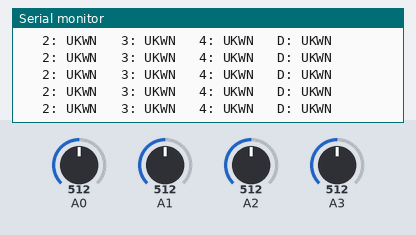
Bench run of a program on a simulated Arduino Mega 2560, built with avr-gcc and run on an emulated ATmega2560. Parts: the last lines printed to the serial monitor. The inputs (shaded band) are chosen by the test bench; at power-on: A0 = 512, A1 = 512, A3 = 512, A2 = 512.

Above: at 1.2 s.
1.3 s: A0 set to 692
2.8 s: A0 set to 711
At 2.83 s:
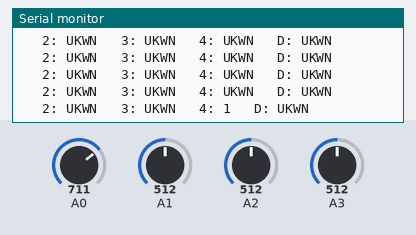
4.7 s: A1 set to 692
At 4.74 s:
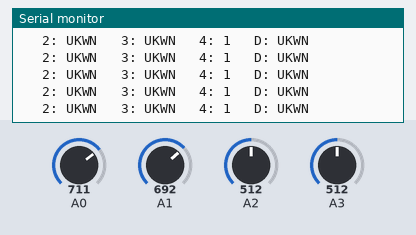
6.2 s: A1 set to 710
At 6.36 s:
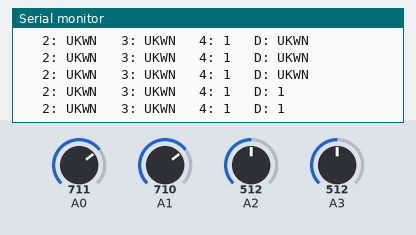
10.0 s: A3 set to 682
At 10.08 s:
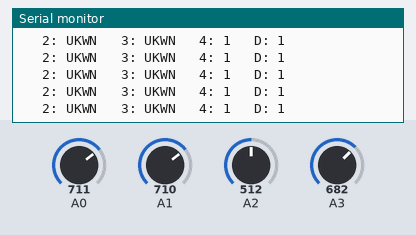
11.5 s: A3 set to 708
At 11.6 s:
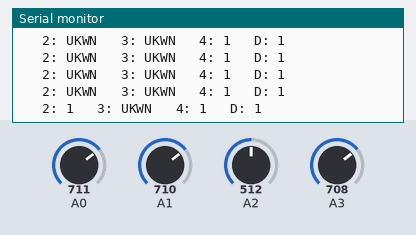

Measured:
- the behaviour switches between 700 and 701 on A0 (found by bisection; images 0 and 1)
- the behaviour switches between 700 and 701 on A1 (found by bisection; images 2 and 3)
- the behaviour switches between 700 and 701 on A3 (found by bisection; images 4 and 5)
- after the input at 2.8 s, the serial monitor: prints a new line at once (image 1)
- after the input at 6.2 s, the serial monitor: prints a new line after 0.05 s (image 3)
- after the input at 11.5 s, the serial monitor: prints a new line after 0.09 s (image 5)

The program:

main.cpp
```cpp
#include <Arduino.h>

void setup() {

  Serial.begin(9600);
  Serial.println("Wires Test...");

  pinMode(A0, INPUT_PULLUP);
  pinMode(A1, INPUT_PULLUP);
  pinMode(A2, INPUT_PULLUP);
  pinMode(A3, INPUT_PULLUP);
}

const char * determineSource(int sig) {
  const char * src;

  if (sig > 0 && sig < 75) {
    src = "C";
  } else if (sig > 100 && sig < 175) {
    src = "B";
  } else if (sig > 200 && sig < 275) {
    src = "A";
  } else if (sig > 700 && sig < 775) {
    src = "1";
  } else if (sig > 800) {
    src = "UPLG";
  } else {
    src = "UKWN";
  }

  return src;
}

void loop() {
  // ## WIRES ##########
  // left side (start) of wire always be the one that is ground
  // right side (end) of wire is one being monitored
  //
  // 1->4 : A0 (100k resistor - 742 avg reading)
  // A->3 : A2 (10k resistor - 228 avg reading)
  // B->D : A1 (4.7k resistor - 125 avg reading)
  // C->2 : A3 (no resistor - 15 avg reading)

  // Source controls the signal strength
  //  1: 700-775
  //  A: 200-275
  //  B: 100-175
  //  C: 0-75

  // ## Example 2 Destination
  // #######################
  // 1->2: 745
  // A->2: 235
  // B->2: 135
  // C->2: 20 * PASSING

  bool printRaw = false;
  if (printRaw) {
    Serial.print("   2: ");
    Serial.print(analogRead(A3));
    Serial.print("   3: ");
    Serial.print(analogRead(A2));
    Serial.print("   4: ");
    Serial.print(analogRead(A0));
    Serial.print("   D: ");
    Serial.print(analogRead(A1));
  } else {
    Serial.print("   2: ");
    Serial.print(determineSource(analogRead(A3)));
    Serial.print("   3: ");
    Serial.print(determineSource(analogRead(A2)));
    Serial.print("   4: ");
    Serial.print(determineSource(analogRead(A0)));
    Serial.print("   D: ");
    Serial.print(determineSource(analogRead(A1)));
  }

  Serial.println();

  delay(100);
}
```
